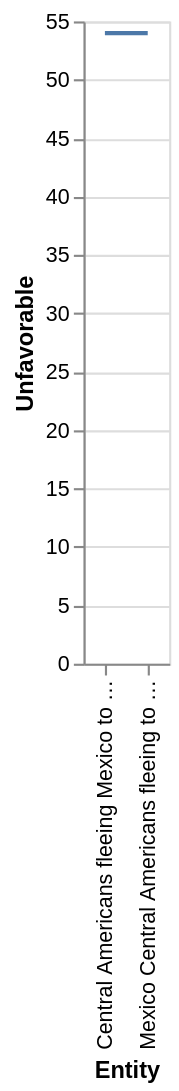

Source (Vega-Lite JSON):
### Vega-Lite specification from a JSON file in a GitHub repository (floating-point values rounded to 4 significant figures)
{"$schema": "https://vega.github.io/schema/vega-lite/v5.json", "description": "Line chart auto-generated from CSV", "data": {"values": [{"Entity": "Central Americans fleeing Mexico to Colombia Migrants living in Colombia", "Unfavorable": "54", "Favorable": "48"}, {"Entity": "Mexico Central Americans fleeing to Mexico Colombia Migrants living in Colombia", "Unfavorable": "54", "Favorable": "48"}]}, "mark": "line", "encoding": {"x": {"field": "Entity", "type": "ordinal"}, "y": {"field": "Unfavorable", "type": "quantitative"}}}
